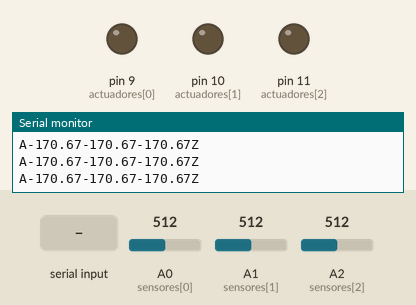
A sketch run on a simulated Arduino Uno, built with avr-gcc and run on an emulated ATmega328P. On the bench: output pins drawn as LEDs (lit = HIGH), the last lines printed to the serial monitor. The inputs (shaded band) are chosen by the test bench; at power-on: A0 (sensores[0]) = 512, A1 (sensores[1]) = 512, A2 (sensores[2]) = 512.

Above: at 1.2 s.
1.3 s: "90,45,200\n" received over Serial
At 1.9 s:
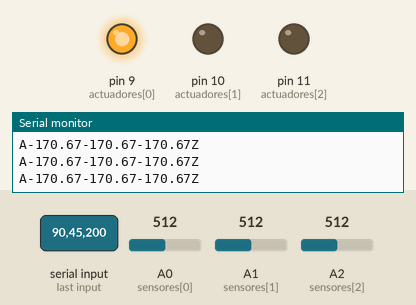
2.8 s: "90,45\n" received over Serial
4.3 s: "30,150,10\n" received over Serial
Timing chart, 0 to 7.3 s (numbered marks = the images above; inputs shaded):
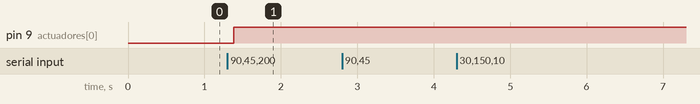

Measured:
- after the input at 1.3 s, pin 9 (actuadores[0]): LOW → HIGH after 0.08 s

The sketch:

P4_ArduinoParaAPI.ino
```cpp
int actuadores[3] = {9, 10, 11};  //Simulados por LEDS
int sensores[3] = {A0, A1, A2};  //Simulados por Potenciometros
int index;

void setup() {
  Serial.begin (9600);  //INICIA COMUNICACION SERIAL
  Serial.setTimeout(10); //DEFINE EL TIMEOUT

  for(index = 0; index<3; index++){
    pinMode(actuadores[index], OUTPUT);
  }
}


float Read_and_Mean(int index_sensor){
  float prom = 0;
  for(int i = 0; i<10; i++){
    prom += analogRead(sensores[index_sensor]);
    delayMicroseconds(10); //se realiza una lectura cada 10 microsegundos
  }
  prom /= 30;
  return prom;
}

String valores_sensores;
String cadena;
int valor;
void loop() {
  //LECTURA DE DATOS DE LOS SENSORES
  valores_sensores = "";
  for(index = 0; index<3; index++){
    valores_sensores = valores_sensores + "-" + String(Read_and_Mean(index));
  }

  //ENVIO DE LOS DATOS DE LOS SENSORES A PYTHON
  Serial.println("A" + valores_sensores + "Z");

  //RESPUESTA DE PYTHON
  if(Serial.available()>0){
    cadena = Serial.readString();
    char *cadena_aux = cadena.c_str();  //convierte a la cadena original en un apuntador
    char *token = strtok(cadena_aux, "-"); //obtiene un token que va desde la primera posición de la cadena hasta la primera aparicion de "-"

    index = 0;
    while(token != NULL){
      Serial.println(token);       //solo para pruebas... comentar en la version de "produccion"
      valor = String(token).toInt();
      digitalWrite(actuadores[index], valor);
      index++;
      token = strtok(NULL, "-");
    }
  }

  delay(100);
}
```
